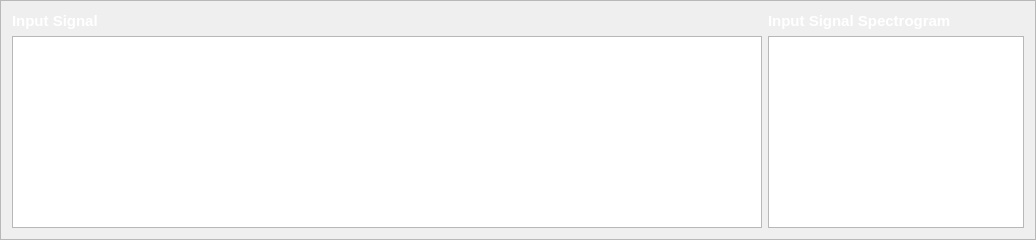
              <widget class="QFrame" name="frame_8">
               <property name="frameShape">
                <enum>QFrame::StyledPanel</enum>
               </property>
               <property name="frameShadow">
                <enum>QFrame::Raised</enum>
               </property>
               <layout class="QGridLayout" name="gridLayout_23">
                <item row="0" column="0">
                 <layout class="QGridLayout" name="gridLayout_24">
                  <property name="sizeConstraint">
                   <enum>QLayout::SetMinAndMaxSize</enum>
                  </property>
                  <item row="0" column="0">
                   <layout class="QGridLayout" name="gridLayout_25">
                    <item row="0" column="0">
                     <widget class="QLabel" name="label_20">
                      <property name="font">
                       <font>
                        <pointsize>11</pointsize>
                        <weight>75</weight>
                        <bold>true</bold>
                       </font>
                      </property>
                      <property name="styleSheet">
                       <string notr="true">color: rgb(255, 255, 255);</string>
                      </property>
                      <property name="text">
                       <string>Input Signal</string>
                      </property>
                     </widget>
                    </item>
                    <item row="1" column="0">
                     <widget class="PlotWidget" name="Musical_Instruments_Input_Signal_Graph">
                      <property name="sizePolicy">
                       <sizepolicy hsizetype="Expanding" vsizetype="Preferred">
                        <horstretch>0</horstretch>
                        <verstretch>0</verstretch>
                       </sizepolicy>
                      </property>
                      <property name="minimumSize">
                       <size>
                        <width>750</width>
                        <height>0</height>
                       </size>
                      </property>
                     </widget>
                    </item>
                   </layout>
                  </item>
                  <item row="0" column="1">
                   <layout class="QGridLayout" name="gridLayout_26">
                    <item row="0" column="0">
                     <widget class="QLabel" name="label_21">
                      <property name="font">
                       <font>
                        <pointsize>11</pointsize>
                        <weight>75</weight>
                        <bold>true</bold>
                       </font>
                      </property>
                      <property name="styleSheet">
                       <string notr="true">color: rgb(255, 255, 255);</string>
                      </property>
                      <property name="text">
                       <string>Input Signal Spectrogram</string>
                      </property>
                     </widget>
                    </item>
                    <item row="1" column="0">
                     <widget class="PlotWidget" name="Musical_Instruments_Input_Signal_Spectrogram">
                      <property name="sizePolicy">
                       <sizepolicy hsizetype="Expanding" vsizetype="Preferred">
                        <horstretch>0</horstretch>
                        <verstretch>0</verstretch>
                       </sizepolicy>
                      </property>
                      <property name="maximumSize">
                       <size>
                        <width>615</width>
                        <height>16777215</height>
                       </size>
                      </property>
                     </widget>
                    </item>
                   </layout>
                  </item>
                 </layout>
                </item>
               </layout>
              </widget>
